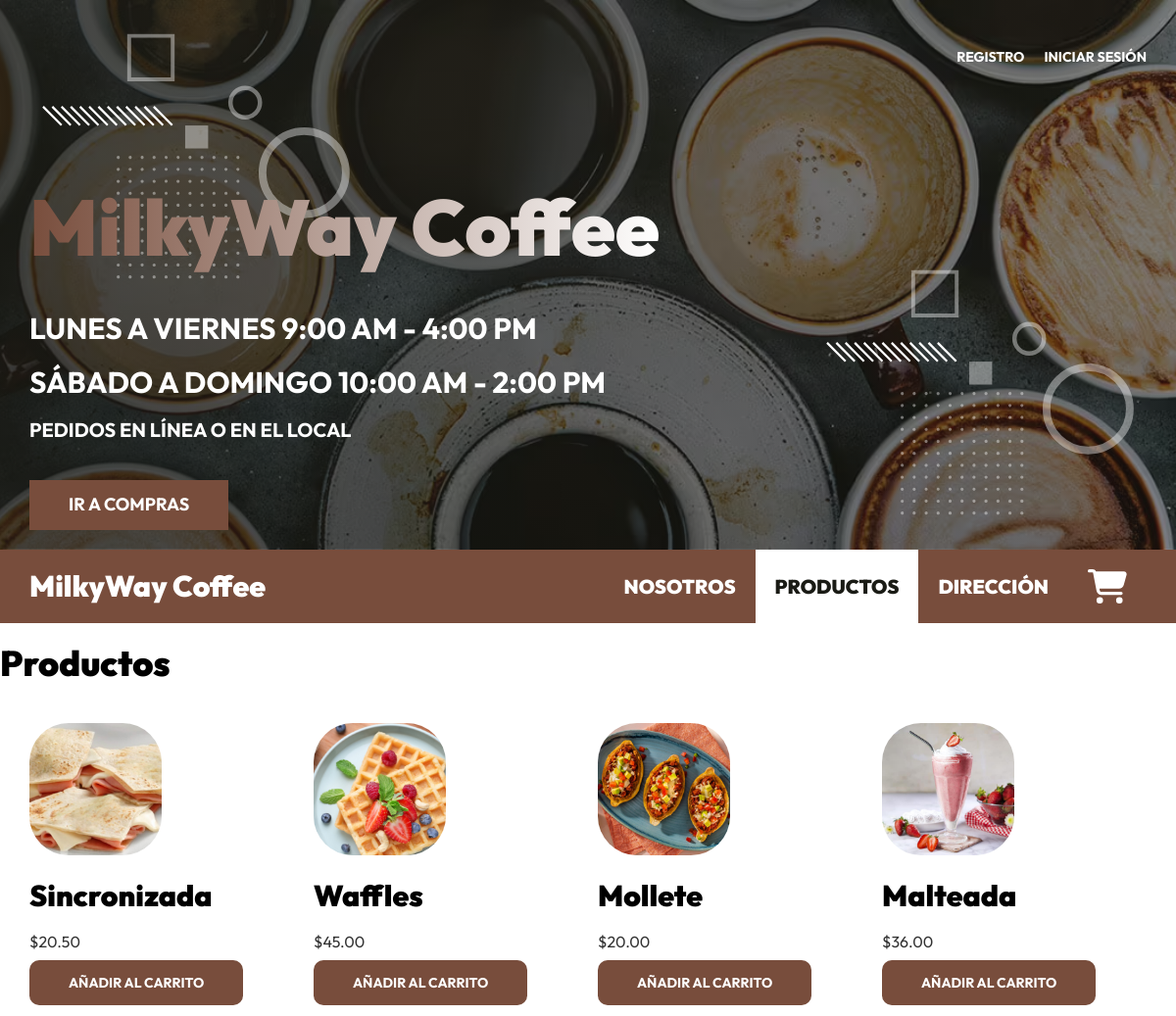
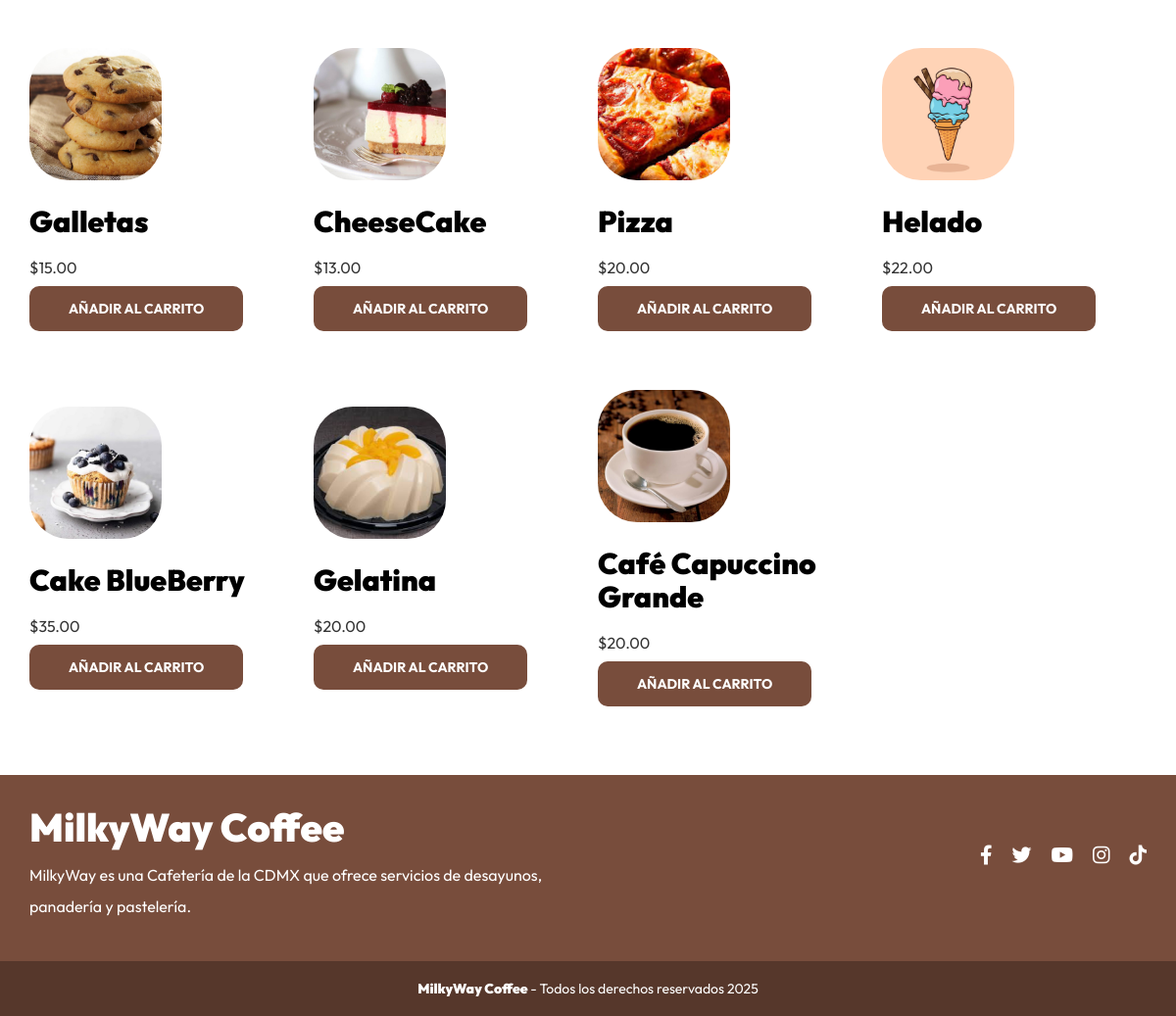
The page /productos on the database its author committed (2 pictures, top to bottom).
### tables this page shows
CREATE TABLE `productos` (
  `id` int(11) NOT NULL AUTO_INCREMENT,
  `nombre` varchar(40) DEFAULT NULL,
  `descripcion` text DEFAULT NULL,
  `precio` decimal(10,2) DEFAULT NULL,
  `imagen` varchar(200) DEFAULT NULL,
  `stock` int(11) DEFAULT NULL,
  `categoria_id` int(11) NOT NULL,
  PRIMARY KEY (`id`)
);

### controllers/PaginasController.php (called while the page is built, shortened)
<?php
class PaginasController {
    public static function productos(Router $router){
        $productos = Producto::all();
        $router->render('paginas/productos', [
            'titulo' => 'Productos',
            'productos' => $productos
        ]);
    }
}

### public/index.php (called while the page is built, shortened)
<?php
$router = new Router();
$router->get('/', [PaginasController::class, 'index']);
$router->get('/login', [AuthController::class, 'login']);
$router->post('/login', [AuthController::class, 'login']);
$router->post('/logout', [AuthController::class, 'logout']);
$router->get('/registro', [AuthController::class, 'registro']);
$router->post('/registro', [AuthController::class, 'registro']);
$router->get('/olvide', [AuthController::class, 'olvide']);
$router->post('/olvide', [AuthController::class, 'olvide']);
$router->get('/recuperar', [AuthController::class, 'reestablecer']);
$router->post('/recuperar', [AuthController::class, 'reestablecer']);
$router->get('/productos', [PaginasController::class, 'productos']);
$router->post('/productos/agregar-carrito', [PaginasController::class, 'agregarCarrito']);
$router->get('/pedidos', [PaginasController::class, 'carrito']);
$router->post('/pedidos/eliminar', [PaginasController::class, 'eliminar_carrito']);
$router->post('/pedidos/agregar-orden', [PaginasController::class, 'agregarOrden']);
$router->get('/pedidos/capture-order', [PaginasController::class, 'capturarOrden']);
$router->get('/pedidos/pagar', [PaginasController::class, 'pagar']);
$router->post('/pedidos/pagar', [PaginasController::class, 'pagar']);
$router->get('/pedidos/completado', [PaginasController::class, 'completado']);
$router->get('/mensaje', [AuthController::class, 'mensaje']);
$router->get('/confirmar-cuenta', [AuthController::class, 'confirmar']);
$router->get('/admin/dashboard', [DashboardController::class, 'index']);
$router->get('/admin/productos', [ProductosController::class, 'index']);
$router->get('/admin/productos/crear', [ProductosController::class, 'crear']);
$router->post('/admin/productos/crear', [ProductosController::class, 'crear']);
$router->get('/admin/productos/editar', [ProductosController::class, 'editar']);
$router->post('/admin/productos/editar', [ProductosController::class, 'editar']);
$router->post('/admin/productos/eliminar', [ProductosController::class, 'eliminar']);
$router->get('/admin/pedidos', [AdminPedidosController::class, 'index']);
$router->get('/admin/clientes', [CLientesController::class, 'index']);
$router->get('/admin/horarios', [ProductosController::class, 'index']);
$router->get('/finalizar-registro', [RegistroController::class, 'crear']);
$router->get('/api/productos',[APIController::class,'index']);
$router->post('/api/citas',[APIController::class,'guardar']);
$router->post('/api/eliminar',[APIController::class,'eliminar']);
$router->get('/nosotros', [PaginasController::class, 'nosotros']);
$router->get('/direccion', [PaginasController::class, 'direccion']);
$router->get('/404', [PaginasController::class, 'error']);
$router->comprobarRutas();

### models/ActiveRecord.php (called while the page is built, shortened)
<?php
class ActiveRecord {
    protected static $db;
    protected static $tabla = '';
    public static function setDB($database) {
        self::$db = $database;
    }
    public static function consultarSQL($query) {
        $resultado = self::$db->query($query);
        $array = [];
        while($registro = $resultado->fetch_assoc()) {
            $array[] = static::crearObjeto($registro);
        }
        return $array;
    }
    protected static function crearObjeto($registro) {
        $objeto = new static;
        foreach($registro as $key => $value ) {
            if(property_exists( $objeto, $key  )) {
                $objeto->$key = $value;
            }
        }
        return $objeto;
    }
    public static function all($orden = 'DESC') {
        $query = "SELECT * FROM " . static::$tabla . " ORDER BY id ${orden}";
        $resultado = self::consultarSQL($query);
        return $resultado;
    }
}

### views/paginas/productos.php (the view, shortened to what this page needs)
<main class="contenedor seccion">
        <h2><?php echo $titulo; ?></h2>
        <div class="productos__contenedor" id="productos">
            <?php foreach($productos as $producto){ ?>
            <div class="productos__contenido">
                    <img class="productos__imagen" loading="lazy" src="img/productos/<?php echo $producto->imagen . ".png"; ?>" alt="producto">
                    <div class="contenido-productos">
                        <h3><?php echo $producto->nombre; ?></h3>
                        <p class="precio">$<?php echo $producto->precio; ?></p>
                        <button class="boton" data-id="<?php echo $producto->id; ?>">
                        Añadir al Carrito
                        </button>
                    </div>
            </div>
            <?php } ?>
        </div>
</main>

### public/build/css/app.css (style rules this page uses)
html { line-height: 1.15; -webkit-text-size-adjust: 100%; }
body { margin: 0; }
main { display: block; }
img { border-style: none; }
button, input, optgroup, select, textarea { font-family: inherit; font-size: 100%; line-height: 1.15; margin: 0; }
button, input { overflow: visible; }
button, select { text-transform: none; }
button, [type=button], [type=reset], [type=submit] { -webkit-appearance: button; }
html { font-size: 62.5%; box-sizing: border-box; height: 100%; }
*, *:before, *:after { box-sizing: inherit; }
body { font-family: "Outfit", sans-serif; font-size: 1.8rem; }
img { width: 100%; height: auto; }
h1, h2, h3 { font-family: "Outfit", sans-serif; font-weight: 900; margin: 2rem 0; }
h2 { font-size: 3.6rem; }
h3 { font-size: 3rem; }
.productos__contenedor { width: min(95%, 140rem); margin: 0 auto; display: inline-block; justify-content: center; align-items: center; }
@media (min-width: 1024px) { .productos__contenedor { display: grid; gap: 2rem; grid-template-columns: repeat(4, 1fr); } }
.productos__contenido { align-items: center; margin: 2rem 0; }
.productos__imagen { width: 50%; border-radius: 4rem; justify-content: center; align-items: center; }
.contenido-productos .boton { background-color: #784D3C; padding: 1.5rem 4rem; color: #FFFFFF; font-size: 1.8rem; font-weight: 700; border: none; transition-property: background-color; transition-duration: 0.3s; text-align: center; width: 100%; display: inline-block; text-transform: uppercase; font-size: 1.4rem; border-radius: 1rem; }
@media (min-width: 768px) { .contenido-productos .boton { width: auto; } }
p { font-size: 16px; margin: 10px 0; color: #333; }

### rows shown on the page
productos: imagen (picture), nombre "Sincronizada", precio "20.50"
productos: imagen (picture), nombre "Waffles", precio "45.00"
productos: imagen (picture), nombre "Mollete", precio "20.00"
productos: imagen (picture), nombre "Malteada", precio "36.00"
productos: imagen (picture), nombre "Galletas", precio "15.00"
productos: imagen (picture), nombre "CheeseCake", precio "13.00"
productos: imagen (picture), nombre "Pizza", precio "20.00"
productos: imagen (picture), nombre "Helado", precio "22.00"
productos: imagen (picture), nombre "Cake BlueBerry", precio "35.00"
productos: imagen (picture), nombre "Gelatina", precio "20.00"
productos: imagen (picture), nombre "Café Capuccino Grande", precio "20.00"

### other values the page prints
$titulo "Productos"
